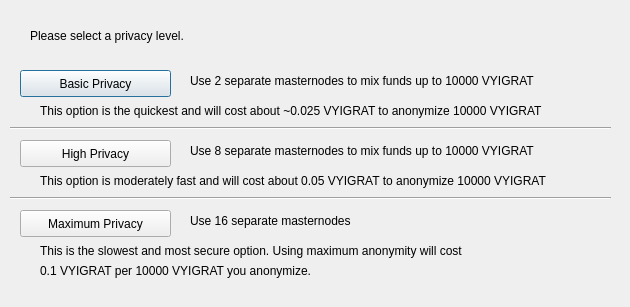
<?xml version="1.0" encoding="UTF-8"?>
<ui version="4.0">
 <class>ObfuscationConfig</class>
 <widget class="QDialog" name="ObfuscationConfig">
  <property name="geometry">
   <rect>
    <x>0</x>
    <y>0</y>
    <width>630</width>
    <height>307</height>
   </rect>
  </property>
  <property name="windowTitle">
   <string>Configure Obfuscation</string>
  </property>
  <widget class="QPushButton" name="buttonBasic">
   <property name="geometry">
    <rect>
     <x>20</x>
     <y>70</y>
     <width>151</width>
     <height>27</height>
    </rect>
   </property>
   <property name="text">
    <string>Basic Privacy</string>
   </property>
  </widget>
  <widget class="QPushButton" name="buttonHigh">
   <property name="geometry">
    <rect>
     <x>20</x>
     <y>140</y>
     <width>151</width>
     <height>27</height>
    </rect>
   </property>
   <property name="text">
    <string>High Privacy</string>
   </property>
  </widget>
  <widget class="QPushButton" name="buttonMax">
   <property name="geometry">
    <rect>
     <x>20</x>
     <y>210</y>
     <width>151</width>
     <height>27</height>
    </rect>
   </property>
   <property name="text">
    <string>Maximum Privacy</string>
   </property>
  </widget>
  <widget class="QLabel" name="label">
   <property name="geometry">
    <rect>
     <x>30</x>
     <y>20</y>
     <width>571</width>
     <height>31</height>
    </rect>
   </property>
   <property name="text">
    <string>Please select a privacy level.</string>
   </property>
  </widget>
  <widget class="QLabel" name="label_2">
   <property name="geometry">
    <rect>
     <x>190</x>
     <y>70</y>
     <width>421</width>
     <height>21</height>
    </rect>
   </property>
   <property name="text">
    <string>Use 2 separate masternodes to mix funds up to 10000 VYIGRAT</string>
   </property>
  </widget>
  <widget class="QLabel" name="label_3">
   <property name="geometry">
    <rect>
     <x>190</x>
     <y>140</y>
     <width>411</width>
     <height>21</height>
    </rect>
   </property>
   <property name="text">
    <string>Use 8 separate masternodes to mix funds up to 10000 VYIGRAT</string>
   </property>
  </widget>
  <widget class="QLabel" name="label_4">
   <property name="geometry">
    <rect>
     <x>190</x>
     <y>210</y>
     <width>421</width>
     <height>21</height>
    </rect>
   </property>
   <property name="text">
    <string>Use 16 separate masternodes</string>
   </property>
  </widget>
  <widget class="QLabel" name="label_6">
   <property name="geometry">
    <rect>
     <x>40</x>
     <y>100</y>
     <width>561</width>
     <height>21</height>
    </rect>
   </property>
   <property name="text">
    <string>This option is the quickest and will cost about ~0.025 VYIGRAT to anonymize 10000 VYIGRAT</string>
   </property>
  </widget>
  <widget class="QLabel" name="label_7">
   <property name="geometry">
    <rect>
     <x>40</x>
     <y>170</y>
     <width>561</width>
     <height>21</height>
    </rect>
   </property>
   <property name="text">
    <string>This option is moderately fast and will cost about 0.05 VYIGRAT to anonymize 10000 VYIGRAT</string>
   </property>
  </widget>
  <widget class="QLabel" name="label_8">
   <property name="geometry">
    <rect>
     <x>40</x>
     <y>240</y>
     <width>561</width>
     <height>21</height>
    </rect>
   </property>
   <property name="text">
    <string>This is the slowest and most secure option. Using maximum anonymity will cost</string>
   </property>
  </widget>
  <widget class="QLabel" name="label_9">
   <property name="geometry">
    <rect>
     <x>40</x>
     <y>260</y>
     <width>561</width>
     <height>21</height>
    </rect>
   </property>
   <property name="text">
    <string>0.1 VYIGRAT per 10000 VYIGRAT you anonymize.</string>
   </property>
  </widget>
  <widget class="Line" name="line">
   <property name="geometry">
    <rect>
     <x>10</x>
     <y>120</y>
     <width>601</width>
     <height>16</height>
    </rect>
   </property>
   <property name="orientation">
    <enum>Qt::Horizontal</enum>
   </property>
  </widget>
  <widget class="Line" name="line_2">
   <property name="geometry">
    <rect>
     <x>10</x>
     <y>190</y>
     <width>601</width>
     <height>16</height>
    </rect>
   </property>
   <property name="orientation">
    <enum>Qt::Horizontal</enum>
   </property>
  </widget>
 </widget>
 <resources/>
 <connections/>
</ui>
